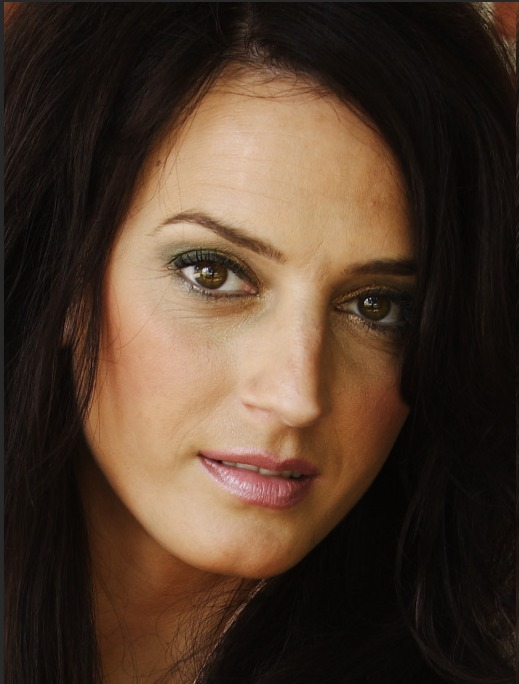
#> input picture Section4/exam/face.jpeg, 519 x 684 px
$ python exam2.py
#> lines starting #> are read from the running program, lines starting #| are printed output that depends on the picture
import cv2 as cv
import numpy as np

img = cv.imread("face.jpeg", 0)
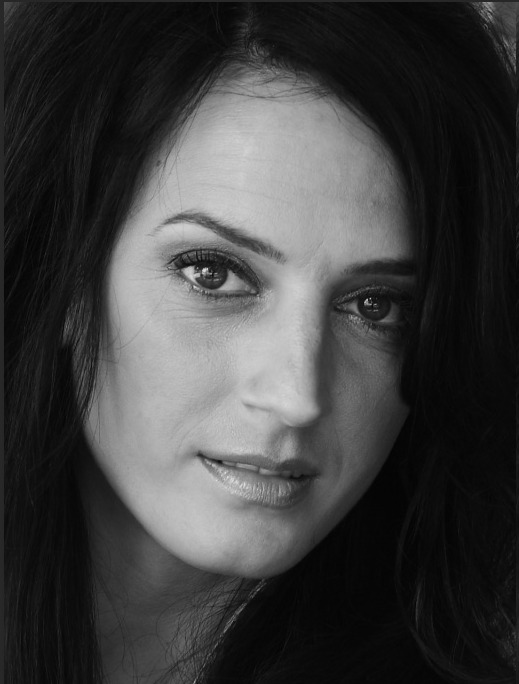
#> img: shape (684, 519); min 1, max 222, mean 62.3
catImage = cv.imread("cat.png", 0)
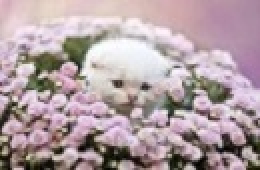
#> input picture Section4/exam/cat.png, 130 x 85 px (shown 2 times larger)
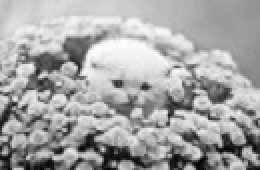
#> catImage: shape (85, 130) (shown 2 times larger); min 3, max 255, mean 165.1


def imgTobin(img):
    imgArr = []
    for i in range(img.shape[0]):
        for j in range(img.shape[1]):
            binNum = np.binary_repr(img[i, j], width=8)
            imgArr.append(binNum)
    return imgArr


def sliceArr(arr):
    finalArr = []
    for i in arr:
        i = i[::-1]
        for j in range(2, 10, 2):
            num = j - 2
            finalArr.append(i[num:j])
    return finalArr


arrMask = imgTobin(catImage)
#> after the loop in imgTobin, `for i in range(img.shape[0]):`: imgArr = 11050 items, first 6: '11001011', '11000010', '10111111', '10111101', '10111000', '10111101'
#> arrMask has the same summary as imgArr in imgTobin
resultMask = sliceArr(arrMask)
#> the loop in sliceArr, `for i in arr:` made 11050 passes
#> i on passes 1 to 3: '11010011', '01000011', '11111101'
#> after the loop in sliceArr, `for i in arr:`: finalArr = 44200 items
#> resultMask = 44200 items

new_img = np.zeros((img.shape[0], img.shape[1], 3), np.uint8)
counter = 0
for i in range(img.shape[0]):
    for j in range(img.shape[1]):
        str = np.binary_repr(img[i, j], width=6)
        if counter < len(resultMask):
            mask = str[0:6] + resultMask[counter]
        else:
            mask = "11111100"
        nVal = img[i, j] & int(mask, 2)
        counter += 1
        new_img[i, j] = nVal
#> after the loop, counter = 354996

img3 = cv.cvtColor(new_img, cv.COLOR_BGR2GRAY)
cv.imwrite('convImage.png', img3)
cv.imshow('finalImage', img3)
cv.waitKey(0)
